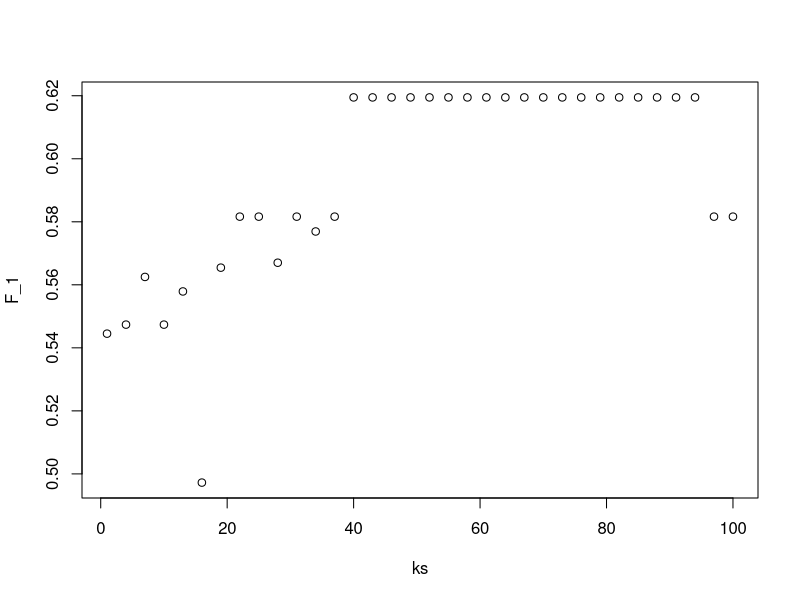
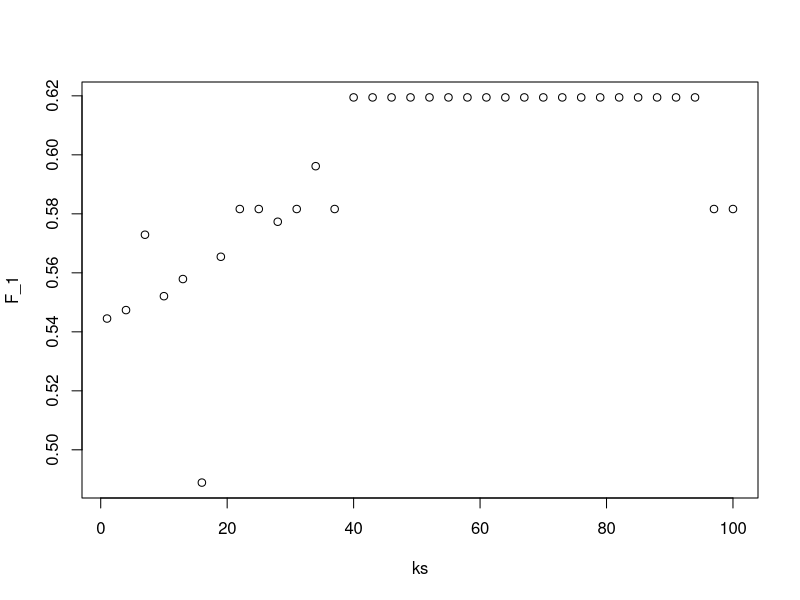

These figures' R source, in order:
library(tidyverse)
library(caret)
library(dslabs)
library(purrr)
data("heights")

ks <- seq(1, 101, 3)
F_1 <- sapply(ks, function(k){
  set.seed(1)
  test_index <- createDataPartition(heights$sex, times = 1, p = 0.5, list = FALSE)
  test_set <- heights[test_index,]
  train_set <- heights[-test_index,]
  knn_fit <- knn3(sex ~ height, data = train_set, k = k)
  predictions <- predict(knn_fit, test_set, type = "class")
  F_meas(data = predictions, reference = factor(test_set$sex))
})

max(F_1)
ks[which.max(F_1)]
plot(ks, F_1)

### OR

set.seed(1)
test_index <- createDataPartition(heights$sex, times = 1, p = 0.5, list = FALSE)
test_set <- heights[test_index, ]
train_set <- heights[-test_index, ]     

ks <- seq(1, 101, 3)
F_1 <- sapply(ks, function(k){
  fit <- knn3(sex ~ height, data = train_set, k = k)
  y_hat <- predict(fit, test_set, type = "class") %>% 
    factor(levels = levels(train_set$sex))
  F_meas(data = y_hat, reference = test_set$sex)
})
plot(ks, F_1)
max(F_1)
